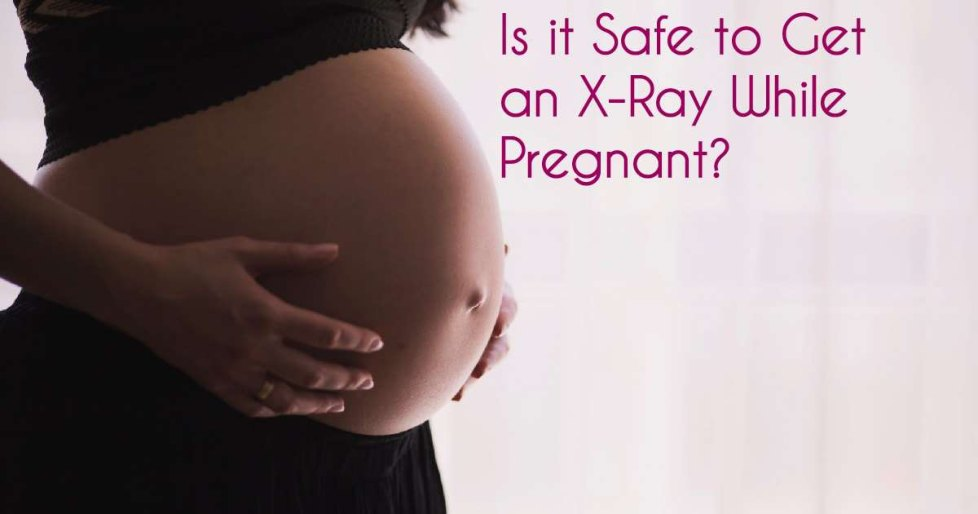
#> input picture images/fig/slide02_afzalipour_p087_0.jpg, 978 x 514 px; its folder holds 4 pictures in this run
$ python figpipe.py
#> lines starting #> are read from the running program, lines starting #| are printed output that depends on the picture
#!/usr/bin/env python3
# -*- coding: utf-8 -*-
"""Image asset pipeline for the جزوه — discovery → placement, in one tool.

The جزوه is built from a handful of lecture documents (slide decks exported to
PDF and two scanned hand-outs).  Those sources hold a few thousand image
objects; only a fraction are real teaching figures and many appear in more than
one deck.  This tool walks the whole corpus systematically instead of by hand:

  discover   inventory every source document and every figure already in the book
  extract    render each *visual region* of every page — the embedded picture
             together with the vector arrows and labels drawn on top of it
  dedupe     group near-identical crops (dHash + aHash + size) and keep the best
  sheets     contact sheets of the unique crops, for the human review pass
  report     the cross-reference manifest used for review and placement

Everything is deterministic and re-runnable.  Candidates live under
work/figpipe/cand (git-ignored); only the manifest and the chosen figures enter
the repository.

usage:  python3 tools/figpipe.py discover|extract|dedupe|sheets|report [slug]
"""
from __future__ import annotations

import json
import sys
from pathlib import Path

ROOT = Path(__file__).resolve().parent.parent
SRC = ROOT / "src/extracted/فیزیک پزشکی"
OUT = ROOT / "work/figpipe"
CAND = OUT / "cand"

# slug -> (relative path, human name, kind)
SOURCES: dict[str, tuple[str, str, str]] = {
    "haghparast_mphpd": (
        "فیزیک پزشکی تشعشع/M.Ph.P.D [Repaired] [Repaired].pdf",
        "اسلایدهای M.Ph.P.D — دکتر حق‌پرست", "slides"),
    "haghparast_tashasho": (
        "فیزیک پزشکی تشعشع/جزوه فیزیک تشعشع و پزشکی هسته_ای.pdf",
        "جزوه فیزیک تشعشع و پزشکی هسته‌ای — دکتر حق‌پرست", "scan"),
    "haghparast_sono": (
        "فیزیک پزشکی تشعشع/جزوه فیزیک سونوگرافی.pdf",
        "جزوه فیزیک سونوگرافی — دکتر حق‌پرست", "scan"),
    "darvish_radiobio": (
        "رادیوبیولوژِی/جزوه لیلی درویش.pdf",
        "اسلایدهای رادیوبیولوژی — دکتر درویش", "slides"),
    "darvish_mri": (
        "MRI/22MRI.pdf", "اسلایدهای MRI — دکتر درویش", "slides"),
    "afzalipour": (
        "فیزیک پزشکی/جزوه افضلی پور.pdf", "جزوه/اسلایدهای دکتر افضلی‌پور", "slides"),
    "exam_medphys": (
        "نمونه سوال/Medical Physics.pdf", "نمونه سوال — Medical Physics", "exam"),
    "exam_bank": (
        "نمونه سوال/بانک سوالات فیزیک پزشکی هامزیار.pdf",
        "بانک سوالات فیزیک پزشکی هامزیار", "exam"),
}

DPI = 200
SCALE = DPI / 72.0
GAP = 12.0              # pt — closer than this and two pieces are one figure
IMG_MIN_COV = 0.004     # a placed picture smaller than this is an icon/bullet
IMG_MAX_COV = 0.70      # bigger than this and it is the slide background
DRAW_MIN_COV = 0.0015
DRAW_MAX_COV = 0.45
CLUSTER_MAX_COV = 0.92  # a cluster this big is the whole slide, not a figure
MIN_W, MIN_H = 240, 150         # px at DPI
MIN_STD = 11.0          # flat colour blocks and gradients are decoration
MIN_INK = 0.012
MAX_SIDE = 1800         # px — plenty for a 112 mm wide print


# --------------------------------------------------------------------------- #
# geometry helpers
# --------------------------------------------------------------------------- #
def rect_near(a, b, gap: float = GAP) -> bool:
    return not (a[0] - gap > b[2] or b[0] - gap > a[2]
                or a[1] - gap > b[3] or b[1] - gap > a[3])


def rect_union(a, b):
    return (min(a[0], b[0]), min(a[1], b[1]), max(a[2], b[2]), max(a[3], b[3]))


# [30 lines left out: functions overlap_frac, cluster, not called in this run]


# --------------------------------------------------------------------------- #
# image helpers
# --------------------------------------------------------------------------- #
def dhash(im, size: int = 8) -> int:
    import numpy as np
    g = np.asarray(im.convert("L").resize((size + 1, size)), dtype="int16")
    bits = 0
    k = 0
    for y in range(size):
        for x in range(size):
            if g[y, x] < g[y, x + 1]:
                bits |= 1 << k
            k += 1
    return bits


def ahash(im, size: int = 8) -> int:
    import numpy as np
    g = np.asarray(im.convert("L").resize((size, size)), dtype="float32")
    avg = g.mean()
    bits = 0
    k = 0
    for y in range(size):
        for x in range(size):
            if g[y, x] > avg:
                bits |= 1 << k
            k += 1
    return bits


def hdist(a: int, b: int) -> int:
    return bin(a ^ b).count("1")


def img_stats(im) -> tuple[float, float, float]:
    """(contrast, ink fraction, sharpness) — used for quality ranking."""
    import numpy as np
    g = np.asarray(im.convert("L").resize((160, 160)), dtype="float32")
    gx = float(abs(g[:, 1:] - g[:, :-1]).mean())
    gy = float(abs(g[1:, :] - g[:-1, :]).mean())
    return float(g.std()), float((g < 200).mean()), gx + gy


# [66 lines left out: functions text_like, autocrop, shrink, not called in this run]


# --------------------------------------------------------------------------- #
# 1. discovery
# --------------------------------------------------------------------------- #
def cmd_discover() -> dict:
    import pymupdf
    OUT.mkdir(parents=True, exist_ok=True)
    inv: dict = {"sources": [], "book_figures": []}
    for slug, (rel, name, kind) in SOURCES.items():
        p = SRC / rel
        rec = {"slug": slug, "path": str(p.relative_to(ROOT)), "name": name,
               "kind": kind, "exists": p.exists(),
               "format": p.suffix.lower().lstrip(".")}
        if p.exists():
            doc = pymupdf.open(p)
            imgs = chars = blank = 0
            for pg in doc:
                imgs += len(pg.get_images(full=True))
                t = pg.get_text().strip()
                chars += len(t)
                blank += 0 if t else 1
            rec.update(pages=len(doc), images=imgs, text_chars=chars,
                       pages_without_text=blank, bytes=p.stat().st_size)
            doc.close()
        inv["sources"].append(rec)

    for f in sorted((ROOT / "lock").glob("*.json")):
        data = json.loads(f.read_text(encoding="utf-8"))
        blocks = data.get("blocks") if isinstance(data, dict) else data
        for b in blocks or []:
            if b.get("type") == "figure":
                inv["book_figures"].append(
                    {"chapter": f.stem, "file": b.get("file"),
                     "caption": b.get("caption", ""), "src": b.get("src", "")})
    (OUT / "discover.json").write_text(
        json.dumps(inv, ensure_ascii=False, indent=1), encoding="utf-8")
    npp = sum(1 for s in inv["sources"] if s["format"] in ("ppt", "pptx"))
    print(f"sources: {len(inv['sources'])} — PowerPoint {npp}, "
          f"PDF {len(inv['sources']) - npp}")
    for s in inv["sources"]:
        if s["exists"]:
            print(f"  · {s['slug']:22s} {s['pages']:4d} pages  "
                  f"{s['images']:5d} image objects  {s['text_chars']:7d} chars  "
                  f"kind={s['kind']}")
        else:
            print(f"  !! missing {s['path']}")
    print(f"figures already in the book: {len(inv['book_figures'])}")
    return inv


# --------------------------------------------------------------------------- #
# 2. extraction
# --------------------------------------------------------------------------- #
# [57 lines left out: functions page_context, scan_regions, not called in this run]


def cmd_extract(only: str | None = None) -> None:
    import pymupdf
    from PIL import Image
    CAND.mkdir(parents=True, exist_ok=True)
    cands: list[dict] = []
    for slug, (rel, name, kind) in SOURCES.items():
        if only and slug != only:
            continue
        if kind == "exam":
            continue                       # question banks hold no teaching figures
        pdf = SRC / rel
        if not pdf.exists():
            print(f"!! missing {pdf}")
            continue
        (CAND / slug).mkdir(parents=True, exist_ok=True)
        doc = pymupdf.open(pdf)
        kept = 0
        for pno in range(1, len(doc) + 1):
            page = doc[pno - 1]
            prect = page.rect
            parea = abs(prect) or 1.0
            ctx = page_context(slug, pno, page)
            # where the page puts real text, in pixel coords — a crop that is
            # mostly text is a bullet slide, not a figure
            text_boxes = []
            for blk in page.get_text("blocks") or []:
                x0, y0, x1, y1 = blk[:4]
                if len(blk) > 6 and blk[6] != 0:
                    continue                      # image block, not text
                if (blk[4] or "").strip():
                    text_boxes.append((x0 * SCALE, y0 * SCALE,
                                       x1 * SCALE, y1 * SCALE))
            img_boxes = []
            for info in page.get_image_info():
                r = pymupdf.Rect(info["bbox"]) & prect
                if not r.is_empty:
                    img_boxes.append((r.x0 * SCALE, r.y0 * SCALE,
                                      r.x1 * SCALE, r.y1 * SCALE))
            pix = page.get_pixmap(dpi=DPI)
            full = Image.frombytes("RGB", (pix.width, pix.height), pix.samples)

            if kind == "scan":
                boxes_px = scan_regions(full, pix.width * pix.height)
            else:
                seeds = []
                for info in page.get_image_info():
                    r = pymupdf.Rect(info["bbox"]) & prect
                    if r.is_empty:
                        continue
                    cov = abs(r) / parea
                    if IMG_MIN_COV <= cov <= IMG_MAX_COV:
                        seeds.append(tuple(r))
                for d in page.get_drawings():
                    r = pymupdf.Rect(d["rect"]) & prect
                    if r.is_empty:
                        continue
                    cov = abs(r) / parea
                    if DRAW_MIN_COV <= cov <= DRAW_MAX_COV:
                        seeds.append(tuple(r))
                if not seeds:
                    continue
                boxes_px = []
                for bx in cluster(seeds):
                    r = pymupdf.Rect(bx) & prect
                    if r.is_empty or abs(r) / parea > CLUSTER_MAX_COV:
                        continue
                    boxes_px.append((int(r.x0 * SCALE), int(r.y0 * SCALE),
                                     int(r.x1 * SCALE), int(r.y1 * SCALE)))
                if not boxes_px:
                    # Some decks export their whole slide as dozens of image
                    # tiles, so object geometry says "one page-sized blob".
                    # Fall back to reading the ink profile of the rendered page.
                    boxes_px = scan_regions(full, pix.width * pix.height)

            boxes_px.sort(key=lambda b: -((b[2] - b[0]) * (b[3] - b[1])))
            for idx, bx in enumerate(boxes_px):
                tf = overlap_frac(bx, text_boxes)
                imf = overlap_frac(bx, img_boxes)
                if tf > 0.50 and imf < 0.12:
                    continue                      # a slide of prose, not a figure
                crop = autocrop(full.crop(bx))
                if crop.width < MIN_W or crop.height < MIN_H:
                    continue
                if text_like(crop):
                    continue
                std, ink, sharp = img_stats(crop)
                if std < MIN_STD or ink < MIN_INK:
                    continue
                crop = shrink(crop)
                rel_out = f"work/figpipe/cand/{slug}/p{pno:03d}_{idx}.jpg"
                crop.convert("RGB").save(ROOT / rel_out, quality=88, optimize=True)
                cands.append({
                    "id": f"{slug}:p{pno:03d}:{idx}", "slug": slug, "source": name,
                    "pdf": str(pdf.relative_to(ROOT)),
                    "bbox": [round(bx[0] / SCALE, 2), round(bx[1] / SCALE, 2),
                             round(bx[2] / SCALE, 2), round(bx[3] / SCALE, 2)],
                    "kind": kind, "page": pno, "file": rel_out,
                    "w": crop.width, "h": crop.height,
                    "std": round(std, 1), "ink": round(ink, 3),
                    "sharp": round(sharp, 2),
                    "text_frac": round(tf, 2), "img_frac": round(imf, 2),
                    "dhash": dhash(crop), "ahash": ahash(crop),
                    "title": ctx["title"], "text": ctx["text"],
                })
                kept += 1
        doc.close()
        print(f"  {slug:22s} {kept:4d} candidate regions")
    (OUT / "candidates.json").write_text(
        json.dumps(cands, ensure_ascii=False), encoding="utf-8")
    print(f"total candidates: {len(cands)} -> work/figpipe/candidates.json")


# --------------------------------------------------------------------------- #
# 3. deduplication  (perceptual, not by file name)
# --------------------------------------------------------------------------- #
def book_hashes() -> list[dict]:
    """Hash every figure the book already prints, so we never add it twice."""
    from PIL import Image
    out = []
    for f in sorted((ROOT / "images/fig").glob("*")):
        if f.suffix.lower() not in (".jpg", ".jpeg", ".png"):
            continue
        try:
            im = Image.open(f)
#> im is the input picture: PIL image 978x514 RGB; mean R, G, B 150.8, 136.1, 137.9
            im.load()
        except Exception:
            continue
        std, ink, sharp = img_stats(im)
#> in img_stats, `g = np.asarray(im.convert("L").resize((160, 160)), dtype="float32")`:
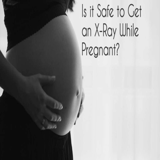
#> g: shape (160, 160) float32; min 9, max 247, mean 140.7
#> in img_stats, `gx = float(abs(g[:, 1:] - g[:, :-1]).mean())`: gx = 6.62
#> in img_stats, `gy = float(abs(g[1:, :] - g[:-1, :]).mean())`: gy = 3.59
#> std = 95.9; ink = 0.501; sharp = 10.21
        out.append({"file": f"images/fig/{f.name}", "w": im.width, "h": im.height,
                    "dhash": dhash(im), "ahash": ahash(im), "sharp": round(sharp, 2)})
#> in ahash, `avg = g.mean()`: avg = 140.1
#> pass 2 of the loop in book_hashes, `for f in sorted((ROOT / "images/fig").glob("*")):`:
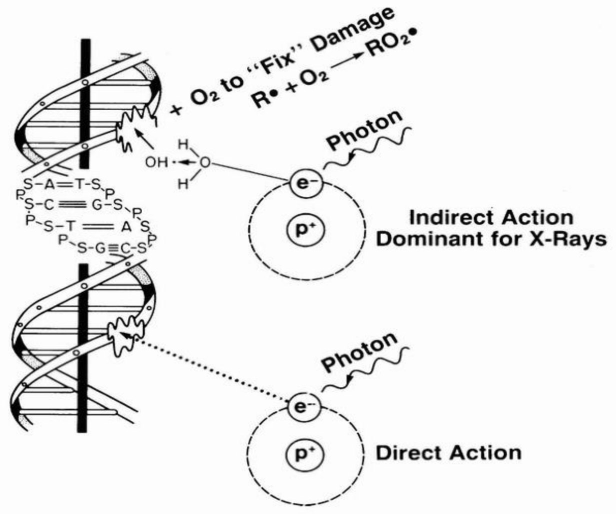
#> input picture images/fig/slide02_darvish_radiobio_p023_0.jpg, 1231 x 1028 px (shown at 1/2 size)
#> in book_hashes, im is the input picture: PIL image 1231x1028 RGB; min 0, max 255, mean 237.2
#> in img_stats (call 2), `g = np.asarray(im.convert("L").resize((160, 160)), dtype="float32")`:
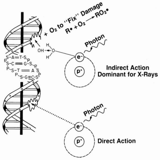
#> g: shape (160, 160) float32; min 0, max 255, mean 237.1
#> gx = 11.87
#> gy = 11.91
#> std = 42.26; ink = 0.121; sharp = 23.78
#> pass 3 of the loop in book_hashes, `for f in sorted((ROOT / "images/fig").glob("*")):`:
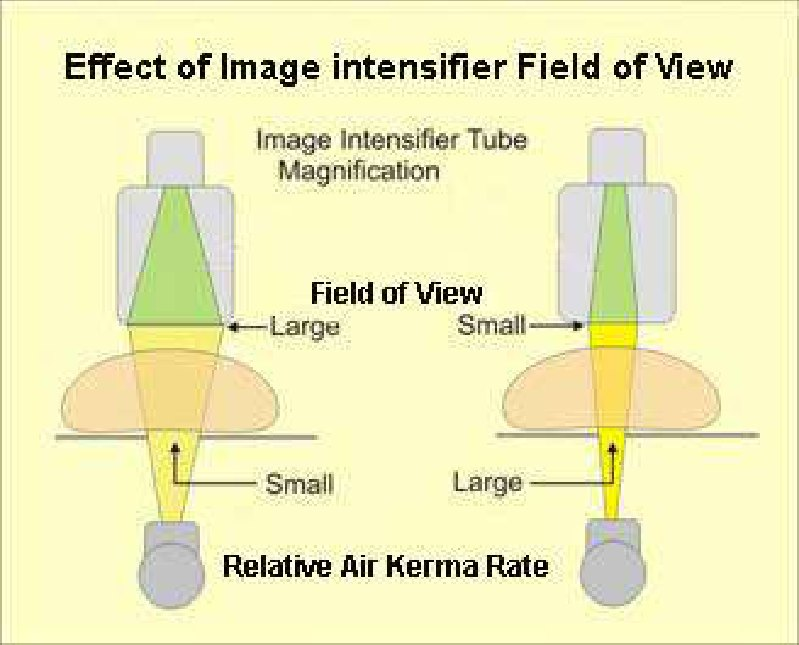
#> input picture images/fig/slide03_afzalipour_p123_0.jpg, 799 x 645 px
#> in book_hashes, im is the input picture: PIL image 799x645 RGB; mean R, G, B 238, 236.3, 186.8
#> in img_stats (call 3), `g = np.asarray(im.convert("L").resize((160, 160)), dtype="float32")`:
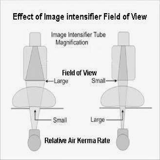
#> g: shape (160, 160) float32; min 0, max 255, mean 231.3
#> gx = 7.47
#> gy = 7.09
#> std = 32.86; ink = 0.114; sharp = 14.56
#> the loop made 4 passes; the first 3 are shown
    return out


def quality(c: dict) -> float:
    """Rank two copies of the same picture: resolution first, then crispness."""
    return (c["w"] * c["h"]) ** 0.5 * (1.0 + 0.01 * c.get("sharp", 0.0))


# [4 lines left out: function same_picture, not called in this run]


def cmd_dedupe() -> None:
    cands = json.loads((OUT / "candidates.json").read_text(encoding="utf-8"))
    book = book_hashes()
    (OUT / "book_hashes.json").write_text(
        json.dumps(book, ensure_ascii=False), encoding="utf-8")

    # --- group near-identical candidates, keep the best copy of each group ---
    groups: list[list[dict]] = []
    for c in sorted(cands, key=lambda x: -quality(x)):
        for g in groups:
            if same_picture(c, g[0]):
                g.append(c)
                break
        else:
            groups.append([c])

    uniq = []
    for g in groups:
        best = g[0]
        best = dict(best)
        best["copies"] = [o["id"] for o in g[1:]]
        best["n_copies"] = len(g)
        # does the book already print this picture?
        hit = next((b for b in book if same_picture(best, b)), None)
        if hit:
            better = quality(best) > quality(hit) * 1.25
            best["status"] = "REPLACE_CANDIDATE" if better else "ALREADY_EXISTS"
            best["book_file"] = hit["file"]
        else:
            best["status"] = "NEW"
        uniq.append(best)

    uniq.sort(key=lambda c: (c["slug"], c["page"]))
    (OUT / "unique.json").write_text(
        json.dumps(uniq, ensure_ascii=False), encoding="utf-8")
    from collections import Counter
    st = Counter(u["status"] for u in uniq)
    print(f"candidates {len(cands)} -> unique {len(uniq)}  "
          f"(duplicates collapsed: {len(cands) - len(uniq)})")
    for k, v in st.most_common():
        print(f"  {k:18s} {v}")


# --------------------------------------------------------------------------- #
# 4. contact sheets for the human review pass
# --------------------------------------------------------------------------- #
def cmd_sheets(status: str | None = None) -> None:
    from PIL import Image, ImageDraw
    uniq = json.loads((OUT / "unique.json").read_text(encoding="utf-8"))
    if status:
        uniq = [u for u in uniq if u["status"] == status]
    sheets = OUT / "sheets"
    sheets.mkdir(parents=True, exist_ok=True)
    for f in sheets.glob("*.jpg"):
        f.unlink()
    COLS, ROWS, CELL = 4, 4, 420
    per = COLS * ROWS
    for s in range(0, len(uniq), per):
        chunk = uniq[s:s + per]
        sheet = Image.new("RGB", (COLS * CELL, ROWS * (CELL + 26)), "white")
        d = ImageDraw.Draw(sheet)
        for i, u in enumerate(chunk):
            im = Image.open(ROOT / u["file"]).convert("RGB")
            im.thumbnail((CELL - 12, CELL - 12))
            x = (i % COLS) * CELL + (CELL - im.width) // 2
            y = (i // COLS) * (CELL + 26) + 22
            sheet.paste(im, (x, y))
            d.text(((i % COLS) * CELL + 6, (i // COLS) * (CELL + 26) + 6),
                   f"[{s + i:03d}] {u['slug'][:14]} p{u['page']} {u['status'][:9]}",
                   fill="black")
        sheet.save(sheets / f"sheet{s // per:02d}.jpg", quality=86)
    print(f"{len(uniq)} crops -> {sheets}/sheet*.jpg")


# --------------------------------------------------------------------------- #
# 5. cross-reference + reverse audit
# --------------------------------------------------------------------------- #
GRADES = {
    "A": ("MUST INCLUDE", "برای فهم مبحث لازم است"),
    "B": ("USEFUL", "ارزش آموزشی دارد"),
    "C": ("OPTIONAL", "کم‌اهمیت — فقط در صورت وجود فضا"),
    "D": ("NOT RELEVANT", "تزیینی/غیرآموزشی"),
    "E": ("ALREADY EXISTS", "همین تصویر از پیش در جزوه هست"),
    "R": ("REPLACED WITH BETTER VERSION", "نسخهٔ بهتر جایگزین شکل موجود شد"),
}
CH_NAMES = {
    1: "مبانی پرتوها", 2: "تولید پرتو ایکس", 3: "تصویربرداری تشخیصی",
    4: "پزشکی هسته‌ای", 5: "پرتودرمانی", 6: "حفاظت در برابر پرتو",
    7: "سونوگرافی", 8: "رادیوبیولوژی", 9: "MRI",
}


# [26 lines left out: functions _load_placements, _lock_pages, not called in this run]


def cmd_report() -> None:
    uniq = json.loads((OUT / "unique.json").read_text(encoding="utf-8"))
#> (the run stopped early here; a loop or call above may not have finished)
